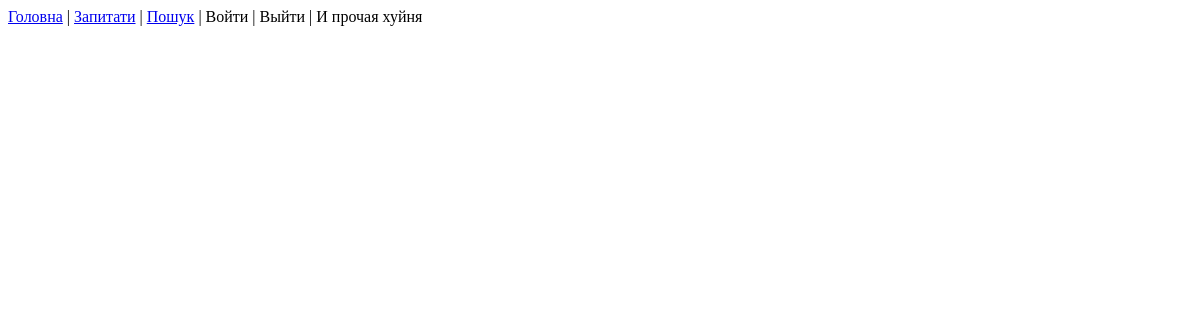
The app's page /, older data.
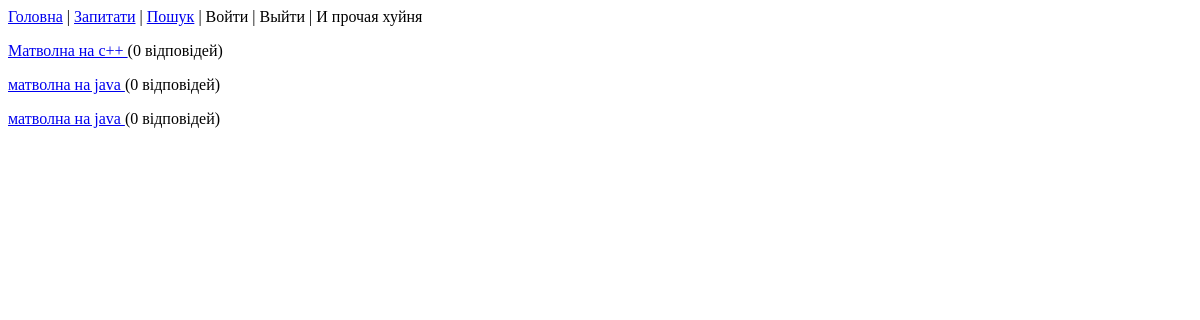
The same page, newer data.
### qanda/models.py (models this page shows)
class Question(models.Model):
   title = models.TextField()
   content = models.TextField()
   postdate = models.DateField()
   user_iduser = models.ForeignKey('User', db_column='user_iduser', default=0)
   likes = models.ManyToManyField(User,related_name="question_likes", default=0) #???
   tags = models.ManyToManyField(Tag,related_name="question_tags")

### qanda/views.py (the view)
# urls.py: url(r'', 'qanda.views.index'),
def index(request):
    try:
        st = request.GET['search_tag']
        olist = Question.objects.filter(tags__id__contains=st)
    except:
        olist = Question.objects.all()
    return render_to_response('index.html', {'obj_list': olist})

### qanda/templates/index.html (shortened to what this page needs)
{% extends "base.html" %}
{% block main_content %}
    {% for q in obj_list %}
        <p> <a href="details?id={{ q.id }}"> {{ q.title  }} </a>    ({{ q.Answer_set | length }} відповідей)  </p>
    {% endfor %}
{% endblock %}

Row changes from the older to the newer data that the page shows:
added Question: title "Матволна на с++", Answer_set|length "0"
added Question: title "матволна на java", Answer_set|length "0"
added Question: title "матволна на java", Answer_set|length "0"
